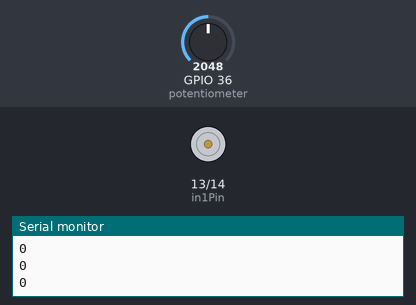
A sketch run on a simulated ESP32. On the bench: motor-driver pin pairs drawn as motors (green arrow = first pin HIGH = forward, orange = second pin HIGH = backward, longer = more drive, scaled by the enable pin), the last lines printed to the serial monitor. The inputs (shaded band) are chosen by the test bench; at power-on: GPIO 36 (potentiometer) = 2048.

Above: at 1.2 s.
1.3 s: GPIO 36 (potentiometer) set to 2049
2.9 s: GPIO 36 (potentiometer) set to 2866
At 3.5 s:
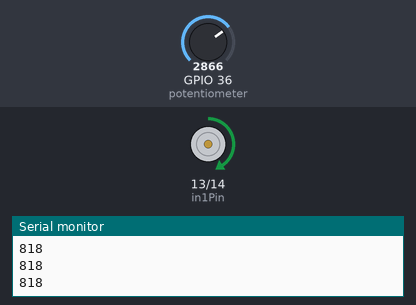
4.5 s: GPIO 36 (potentiometer) set to 3603
At 4.9 s:
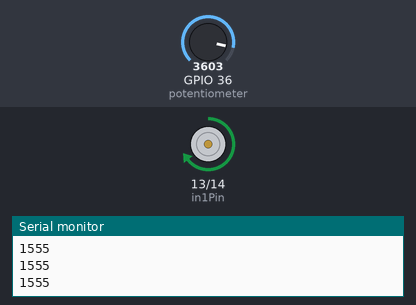
6.1 s: GPIO 36 (potentiometer) set to 2008
At 7.4 s:
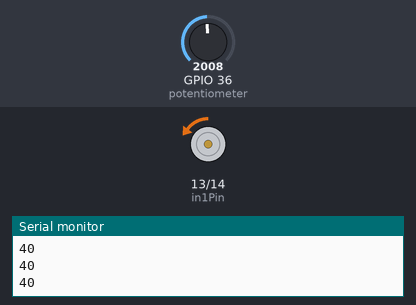
7.7 s: GPIO 36 (potentiometer) set to 1228
At 8.7 s:
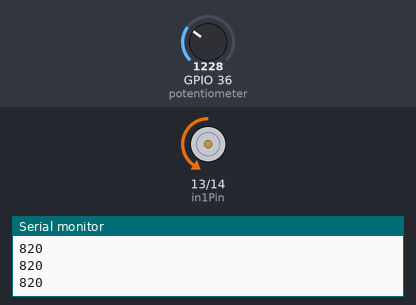
9.3 s: GPIO 36 (potentiometer) set to 491
At 10.0 s:
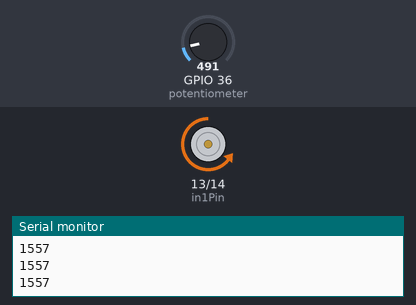
Timing chart, 0 to 11.9 s (numbered marks = the images above; inputs shaded):
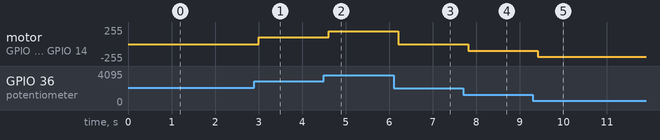

Measured:
- after the input at 2.9 s, motor on GPIO 13 (in1Pin) / GPIO 14 (in2Pin): stopped → forward 102/255 after 0.10 s
- after the input at 4.5 s, motor on GPIO 13 (in1Pin) / GPIO 14 (in2Pin): forward 102/255 → forward 194/255 after 0.11 s
- after the input at 6.1 s, motor on GPIO 13 (in1Pin) / GPIO 14 (in2Pin): forward 194/255 → backward 5/255 after 0.11 s
- after the input at 7.7 s, motor on GPIO 13 (in1Pin) / GPIO 14 (in2Pin): backward 5/255 → backward 102/255 after 0.11 s
- after the input at 9.3 s, motor on GPIO 13 (in1Pin) / GPIO 14 (in2Pin): backward 102/255 → backward 194/255 after 0.12 s

The sketch:

16.1_Control_Motor_by_L293D.ino
```cpp
int in1Pin = 13;      // Define L293D channel 1 pin
int in2Pin = 14;      // Define L293D channel 2 pin
int enable1Pin = 12;  // Define L293D enable 1 pin
int channel = 0;

boolean rotationDir;  // Define a variable to save the motor's rotation direction
int rotationSpeed;    // Define a variable to save the motor rotation speed

void setup() {
  Serial.begin(115200);
  // Initialize the pin into an output mode:
  pinMode(in1Pin, OUTPUT);
  pinMode(in2Pin, OUTPUT);
  pinMode(enable1Pin, OUTPUT);

  ledcAttachChannel(enable1Pin, 1000, 11, channel);//Set PWM to 11 bits, range is 0-2047
}

void loop() {
  int potenVal = analogRead(A0);      // Convert the voltage of rotary potentiometer into digital
  //Compare the number with value 2048,
  //if more than 2048, clockwise rotates, otherwise, counter clockwise rotates
  rotationSpeed = potenVal - 2048;
  if (potenVal > 2048)
    rotationDir = true;
  else
    rotationDir = false;
  // Calculate the motor speed
  rotationSpeed = abs(potenVal - 2048);
  //Control the steering and speed of the motor
  Serial.println(rotationSpeed);
  delay(100);
  driveMotor(rotationDir, constrain(rotationSpeed,0,2048));
}

void driveMotor(boolean dir, int spd) {
  // Control motor rotation direction
  if (dir) {
    digitalWrite(in1Pin, HIGH);
    digitalWrite(in2Pin, LOW);
  }
  else {
    digitalWrite(in1Pin, LOW);
    digitalWrite(in2Pin, HIGH);
  }
  // Control motor rotation speed
  ledcWrite(enable1Pin, spd);
}
```
